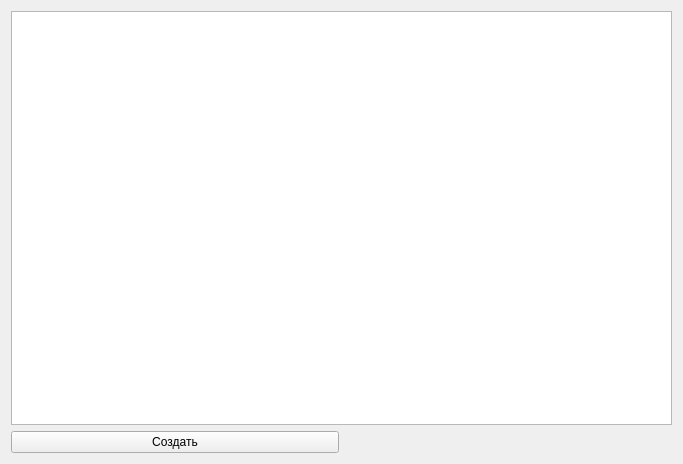
<?xml version="1.0" encoding="UTF-8"?>
<ui version="4.0">
 <class>Form</class>
 <widget class="QWidget" name="Form">
  <property name="geometry">
   <rect>
    <x>0</x>
    <y>0</y>
    <width>683</width>
    <height>464</height>
   </rect>
  </property>
  <property name="windowTitle">
   <string>Form</string>
  </property>
  <layout class="QGridLayout" name="gridLayout">
   <item row="0" column="0" rowspan="2" colspan="2">
    <widget class="QTableWidget" name="table_second"/>
   </item>
   <item row="2" column="0">
    <widget class="QPushButton" name="btn">
     <property name="text">
      <string>Создать</string>
     </property>
    </widget>
   </item>
  </layout>
 </widget>
 <resources/>
 <connections/>
</ui>
